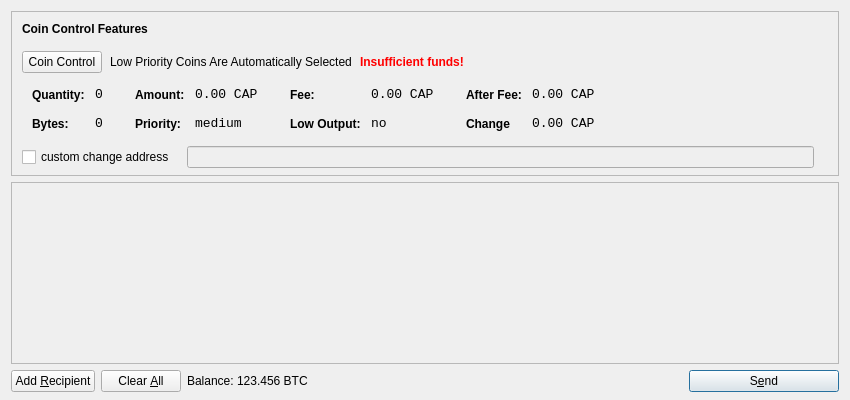
<?xml version="1.0" encoding="UTF-8"?>
<ui version="4.0">
 <class>SendCoinsDialog</class>
 <widget class="QDialog" name="SendCoinsDialog">
  <property name="geometry">
   <rect>
    <x>0</x>
    <y>0</y>
    <width>850</width>
    <height>400</height>
   </rect>
  </property>
  <property name="windowTitle">
   <string>Send Coins</string>
  </property>
  <layout class="QVBoxLayout" name="verticalLayout" stretch="0,1,0">
	<property name="bottomMargin">
		<number>8</number>
	</property>	
   <item>
   
    <widget class="QFrame" name="frameCoinControl">
		<property name="sizePolicy">
			<sizepolicy hsizetype="Expanding" vsizetype="Expanding">
				<horstretch>0</horstretch>
				<verstretch>0</verstretch>
			</sizepolicy>
		</property>
	<property name="maximumSize">
      <size>
       <width>16777215</width>
       <height>16777215</height>
      </size>
     </property>
     <property name="frameShape">
      <enum>QFrame::StyledPanel</enum>
     </property>
     <property name="frameShadow">
      <enum>QFrame::Sunken</enum>
     </property>
     <layout class="QVBoxLayout" name="verticalLayoutCoinControl2">
      <property name="spacing">
       <number>-1</number>
      </property>
      <property name="leftMargin">
       <number>0</number>
      </property>
      <property name="topMargin">
       <number>0</number>
      </property>
      <property name="rightMargin">
       <number>0</number>
      </property>
      <property name="bottomMargin">
       <number>6</number>
      </property>
      <item>
       <layout class="QVBoxLayout" name="verticalLayoutCoinControl" stretch="0,0,0,0,1">
        <property name="spacing">
         <number>0</number>
        </property>
        <property name="leftMargin">
         <number>10</number>
        </property>
        <property name="topMargin">
         <number>10</number>
        </property>
        <item>
         <layout class="QHBoxLayout" name="horizontalLayoutCoinControl1">
          <property name="bottomMargin">
           <number>15</number>
          </property>
          <item>
           <widget class="QLabel" name="labelCoinControlFeatures">
            <property name="sizePolicy">
             <sizepolicy hsizetype="Preferred" vsizetype="Maximum">
              <horstretch>0</horstretch>
              <verstretch>0</verstretch>
             </sizepolicy>
            </property>
            <property name="font">
             <font>
              <weight>75</weight>
              <bold>true</bold>
             </font>
            </property>
            <property name="styleSheet">
             <string notr="true">font-weight:bold;</string>
            </property>
            <property name="text">
             <string>Coin Control Features</string>
            </property>
           </widget>
          </item>
         </layout>
        </item>
        <item>
         <layout class="QHBoxLayout" name="horizontalLayoutCoinControl2" stretch="0,0,0,0">
          <property name="spacing">
           <number>8</number>
          </property>
          <property name="bottomMargin">
           <number>10</number>
          </property>
          <item>
           <widget class="QPushButton" name="pushButtonCoinControl">
            <property name="styleSheet">
             <string notr="true"/>
            </property>
            <property name="text">
             <string>Coin Control</string>
            </property>
           </widget>
          </item>
          <item>
           <widget class="QLabel" name="labelCoinControlAutomaticallySelected">
            <property name="text">
             <string>Low Priority Coins Are Automatically Selected</string>
            </property>
            <property name="margin">
             <number>5</number>
            </property>
           </widget>
          </item>
          <item>
           <widget class="QLabel" name="labelCoinControlInsuffFunds">
            <property name="font">
             <font>
              <weight>75</weight>
              <bold>true</bold>
             </font>
            </property>
            <property name="styleSheet">
             <string notr="true">color:red;font-weight:bold;</string>
            </property>
            <property name="text">
             <string>Insufficient funds!</string>
            </property>
            <property name="margin">
             <number>5</number>
            </property>
           </widget>
          </item>
          <item>
           <spacer name="horizontalSpacerCoinControl">
            <property name="orientation">
             <enum>Qt::Horizontal</enum>
            </property>
            <property name="sizeHint" stdset="0">
             <size>
              <width>40</width>
              <height>1</height>
             </size>
            </property>
           </spacer>
          </item>
         </layout>
        </item>
        <item>
         <widget class="QWidget" name="widgetCoinControl" native="true">
          <property name="sizePolicy">
           <sizepolicy hsizetype="Preferred" vsizetype="Preferred">
            <horstretch>0</horstretch>
            <verstretch>0</verstretch>
           </sizepolicy>
          </property>
          <property name="minimumSize">
           <size>
            <width>0</width>
            <height>0</height>
           </size>
          </property>
          <property name="styleSheet">
           <string notr="true"/>
          </property>
          <layout class="QHBoxLayout" name="horizontalLayoutCoinControl5">
           <property name="margin">
            <number>0</number>
           </property>
           <item>
            <layout class="QHBoxLayout" name="horizontalLayoutCoinControl3" stretch="0,0,0,1">
             <property name="spacing">
              <number>20</number>
             </property>
             <property name="topMargin">
              <number>0</number>
             </property>
             <property name="bottomMargin">
              <number>10</number>
             </property>
             <item>
              <layout class="QFormLayout" name="formLayoutCoinControl1">
               <property name="horizontalSpacing">
                <number>10</number>
               </property>
               <property name="verticalSpacing">
                <number>14</number>
               </property>
               <property name="leftMargin">
                <number>10</number>
               </property>
               <property name="topMargin">
                <number>4</number>
               </property>
               <property name="rightMargin">
                <number>6</number>
               </property>
               <item row="0" column="0">
                <widget class="QLabel" name="labelCoinControlQuantityText">
                 <property name="styleSheet">
                  <string notr="true">font-weight:bold;</string>
                 </property>
                 <property name="text">
                  <string>Quantity:</string>
                 </property>
                 <property name="margin">
                  <number>0</number>
                 </property>
                </widget>
               </item>
               <item row="0" column="1">
                <widget class="QLabel" name="labelCoinControlQuantity">
                 <property name="font">
                  <font>
                   <family>Monospace</family>
                   <pointsize>10</pointsize>
                  </font>
                 </property>
                 <property name="cursor">
                  <cursorShape>IBeamCursor</cursorShape>
                 </property>
                 <property name="contextMenuPolicy">
                  <enum>Qt::ActionsContextMenu</enum>
                 </property>
                 <property name="text">
                  <string>0</string>
                 </property>
                 <property name="margin">
                  <number>0</number>
                 </property>
                 <property name="textInteractionFlags">
                  <set>Qt::LinksAccessibleByMouse|Qt::TextSelectableByKeyboard|Qt::TextSelectableByMouse</set>
                 </property>
                </widget>
               </item>
               <item row="1" column="0">
                <widget class="QLabel" name="labelCoinControlBytesText">
                 <property name="styleSheet">
                  <string notr="true">font-weight:bold;</string>
                 </property>
                 <property name="text">
                  <string>Bytes:</string>
                 </property>
                </widget>
               </item>
               <item row="1" column="1">
                <widget class="QLabel" name="labelCoinControlBytes">
                 <property name="font">
                  <font>
                   <family>Monospace</family>
                   <pointsize>10</pointsize>
                  </font>
                 </property>
                 <property name="cursor">
                  <cursorShape>IBeamCursor</cursorShape>
                 </property>
                 <property name="contextMenuPolicy">
                  <enum>Qt::ActionsContextMenu</enum>
                 </property>
                 <property name="text">
                  <string>0</string>
                 </property>
                 <property name="textInteractionFlags">
                  <set>Qt::LinksAccessibleByMouse|Qt::TextSelectableByKeyboard|Qt::TextSelectableByMouse</set>
                 </property>
                </widget>
               </item>
              </layout>
             </item>
             <item>
              <layout class="QFormLayout" name="formLayoutCoinControl2">
               <property name="horizontalSpacing">
                <number>10</number>
               </property>
               <property name="verticalSpacing">
                <number>14</number>
               </property>
               <property name="leftMargin">
                <number>6</number>
               </property>
               <property name="topMargin">
                <number>4</number>
               </property>
               <property name="rightMargin">
                <number>6</number>
               </property>
               <item row="0" column="0">
                <widget class="QLabel" name="labelCoinControlAmountText">
                 <property name="styleSheet">
                  <string notr="true">font-weight:bold;</string>
                 </property>
                 <property name="text">
                  <string>Amount:</string>
                 </property>
                 <property name="margin">
                  <number>0</number>
                 </property>
                </widget>
               </item>
               <item row="0" column="1">
                <widget class="QLabel" name="labelCoinControlAmount">
                 <property name="font">
                  <font>
                   <family>Monospace</family>
                   <pointsize>10</pointsize>
                  </font>
                 </property>
                 <property name="cursor">
                  <cursorShape>IBeamCursor</cursorShape>
                 </property>
                 <property name="contextMenuPolicy">
                  <enum>Qt::ActionsContextMenu</enum>
                 </property>
                 <property name="text">
                  <string>0.00 CAP</string>
                 </property>
                 <property name="textInteractionFlags">
                  <set>Qt::LinksAccessibleByMouse|Qt::TextSelectableByKeyboard|Qt::TextSelectableByMouse</set>
                 </property>
                </widget>
               </item>
               <item row="1" column="0">
                <widget class="QLabel" name="labelCoinControlPriorityText">
                 <property name="styleSheet">
                  <string notr="true">font-weight:bold;</string>
                 </property>
                 <property name="text">
                  <string>Priority:</string>
                 </property>
                </widget>
               </item>
               <item row="1" column="1">
                <widget class="QLabel" name="labelCoinControlPriority">
                 <property name="font">
                  <font>
                   <family>Monospace</family>
                   <pointsize>10</pointsize>
                  </font>
                 </property>
                 <property name="cursor">
                  <cursorShape>IBeamCursor</cursorShape>
                 </property>
                 <property name="contextMenuPolicy">
                  <enum>Qt::ActionsContextMenu</enum>
                 </property>
                 <property name="text">
                  <string>medium</string>
                 </property>
                 <property name="textInteractionFlags">
                  <set>Qt::LinksAccessibleByMouse|Qt::TextSelectableByKeyboard|Qt::TextSelectableByMouse</set>
                 </property>
                </widget>
               </item>
              </layout>
             </item>
             <item>
              <layout class="QFormLayout" name="formLayoutCoinControl3">
               <property name="horizontalSpacing">
                <number>10</number>
               </property>
               <property name="verticalSpacing">
                <number>14</number>
               </property>
               <property name="leftMargin">
                <number>6</number>
               </property>
               <property name="topMargin">
                <number>4</number>
               </property>
               <property name="rightMargin">
                <number>6</number>
               </property>
               <item row="0" column="0">
                <widget class="QLabel" name="labelCoinControlFeeText">
                 <property name="styleSheet">
                  <string notr="true">font-weight:bold;</string>
                 </property>
                 <property name="text">
                  <string>Fee:</string>
                 </property>
                 <property name="margin">
                  <number>0</number>
                 </property>
                </widget>
               </item>
               <item row="0" column="1">
                <widget class="QLabel" name="labelCoinControlFee">
                 <property name="font">
                  <font>
                   <family>Monospace</family>
                   <pointsize>10</pointsize>
                  </font>
                 </property>
                 <property name="cursor">
                  <cursorShape>IBeamCursor</cursorShape>
                 </property>
                 <property name="contextMenuPolicy">
                  <enum>Qt::ActionsContextMenu</enum>
                 </property>
                 <property name="text">
                  <string>0.00 CAP</string>
                 </property>
                 <property name="textInteractionFlags">
                  <set>Qt::LinksAccessibleByMouse|Qt::TextSelectableByKeyboard|Qt::TextSelectableByMouse</set>
                 </property>
                </widget>
               </item>
               <item row="1" column="0">
                <widget class="QLabel" name="labelCoinControlLowOutputText">
                 <property name="styleSheet">
                  <string notr="true">font-weight:bold;</string>
                 </property>
                 <property name="text">
                  <string>Low Output:</string>
                 </property>
                </widget>
               </item>
               <item row="1" column="1">
                <widget class="QLabel" name="labelCoinControlLowOutput">
                 <property name="font">
                  <font>
                   <family>Monospace</family>
                   <pointsize>10</pointsize>
                  </font>
                 </property>
                 <property name="cursor">
                  <cursorShape>IBeamCursor</cursorShape>
                 </property>
                 <property name="contextMenuPolicy">
                  <enum>Qt::ActionsContextMenu</enum>
                 </property>
                 <property name="text">
                  <string>no</string>
                 </property>
                 <property name="textInteractionFlags">
                  <set>Qt::LinksAccessibleByMouse|Qt::TextSelectableByKeyboard|Qt::TextSelectableByMouse</set>
                 </property>
                </widget>
               </item>
              </layout>
             </item>
             <item>
              <layout class="QFormLayout" name="formLayoutCoinControl4">
               <property name="horizontalSpacing">
                <number>10</number>
               </property>
               <property name="verticalSpacing">
                <number>14</number>
               </property>
               <property name="leftMargin">
                <number>6</number>
               </property>
               <property name="topMargin">
                <number>4</number>
               </property>
               <property name="rightMargin">
                <number>6</number>
               </property>
               <item row="0" column="0">
                <widget class="QLabel" name="labelCoinControlAfterFeeText">
                 <property name="styleSheet">
                  <string notr="true">font-weight:bold;</string>
                 </property>
                 <property name="text">
                  <string>After Fee:</string>
                 </property>
                 <property name="margin">
                  <number>0</number>
                 </property>
                </widget>
               </item>
               <item row="0" column="1">
                <widget class="QLabel" name="labelCoinControlAfterFee">
                 <property name="font">
                  <font>
                   <family>Monospace</family>
                   <pointsize>10</pointsize>
                  </font>
                 </property>
                 <property name="cursor">
                  <cursorShape>IBeamCursor</cursorShape>
                 </property>
                 <property name="contextMenuPolicy">
                  <enum>Qt::ActionsContextMenu</enum>
                 </property>
                 <property name="text">
                  <string>0.00 CAP</string>
                 </property>
                 <property name="textInteractionFlags">
                  <set>Qt::LinksAccessibleByMouse|Qt::TextSelectableByKeyboard|Qt::TextSelectableByMouse</set>
                 </property>
                </widget>
               </item>
               <item row="1" column="0">
                <widget class="QLabel" name="labelCoinControlChangeText">
                 <property name="styleSheet">
                  <string notr="true">font-weight:bold;</string>
                 </property>
                 <property name="text">
                  <string>Change</string>
                 </property>
                </widget>
               </item>
               <item row="1" column="1">
                <widget class="QLabel" name="labelCoinControlChange">
                 <property name="font">
                  <font>
                   <family>Monospace</family>
                   <pointsize>10</pointsize>
                  </font>
                 </property>
                 <property name="cursor">
                  <cursorShape>IBeamCursor</cursorShape>
                 </property>
                 <property name="contextMenuPolicy">
                  <enum>Qt::ActionsContextMenu</enum>
                 </property>
                 <property name="text">
                  <string>0.00 CAP</string>
                 </property>
                 <property name="textInteractionFlags">
                  <set>Qt::LinksAccessibleByMouse|Qt::TextSelectableByKeyboard|Qt::TextSelectableByMouse</set>
                 </property>
                </widget>
               </item>
              </layout>
             </item>
            </layout>
           </item>
          </layout>
         </widget>
        </item>
        <item>
         <layout class="QHBoxLayout" name="horizontalLayoutCoinControl4" stretch="0,0,0">
          <property name="spacing">
           <number>12</number>
          </property>
          <property name="sizeConstraint">
           <enum>QLayout::SetDefaultConstraint</enum>
          </property>
          <property name="topMargin">
           <number>5</number>
          </property>
          <property name="rightMargin">
           <number>5</number>
          </property>
          <item>
           <widget class="QCheckBox" name="checkBoxCoinControlChange">
            <property name="text">
             <string>custom change address</string>
            </property>
           </widget>
          </item>
          <item>
           <widget class="QLineEdit" name="lineEditCoinControlChange">
            <property name="enabled">
             <bool>false</bool>
            </property>
            <property name="sizePolicy">
             <sizepolicy hsizetype="Expanding" vsizetype="Fixed">
              <horstretch>0</horstretch>
              <verstretch>0</verstretch>
             </sizepolicy>
            </property>
           </widget>
          </item>
          <item>
           <widget class="QLabel" name="labelCoinControlChangeLabel">
            <property name="sizePolicy">
             <sizepolicy hsizetype="Preferred" vsizetype="Expanding">
              <horstretch>0</horstretch>
              <verstretch>0</verstretch>
             </sizepolicy>
            </property>
            <property name="minimumSize">
             <size>
              <width>0</width>
              <height>0</height>
             </size>
            </property>
            <property name="text">
             <string/>
            </property>
            <property name="margin">
             <number>3</number>
            </property>
           </widget>
          </item>
         </layout>
        </item>
        <item>
         <spacer name="verticalSpacerCoinControl">
          <property name="orientation">
           <enum>Qt::Vertical</enum>
          </property>
          <property name="sizeHint" stdset="0">
           <size>
            <width>800</width>
            <height>1</height>
           </size>
          </property>
         </spacer>
        </item>
       </layout>
      </item>
     </layout>
    </widget>
   </item>
   <item>
	  <widget class="QScrollArea" name="scrollArea">
     <property name="widgetResizable">
      <bool>true</bool>
     </property>
     <widget class="QWidget" name="scrollAreaWidgetContents">
      <property name="geometry">
       <rect>
        <x>0</x>
        <y>0</y>
        <width>830</width>
        <height>165</height>
       </rect>
      </property>
	<layout class="QVBoxLayout" name="verticalLayout_2">
       <property name="margin">
        <number>0</number>
       </property>
      
       <item>
        <layout class="QVBoxLayout" name="entries">
         <property name="spacing">
          <number>6</number>
         </property>
        </layout>
       </item>
       <item>
        <spacer name="verticalSpacer">
         <property name="orientation">
          <enum>Qt::Vertical</enum>
         </property>
         <property name="sizeHint" stdset="0">
          <size>
           <width>20</width>
           <height>40</height>
          </size>
         </property>
        </spacer>
       </item>
      </layout>
     </widget>
    </widget>
   </item>
   <item>
    <layout class="QHBoxLayout" name="horizontalLayout">
     <item>
      <widget class="QPushButton" name="addButton">
       <property name="toolTip">
        <string>Send to multiple recipients at once</string>
       </property>
       <property name="text">
        <string>Add &amp;Recipient</string>
       </property>
       <property name="icon">
        <iconset resource="../bitcoin.qrc">
         <normaloff>:/icons/add</normaloff>:/icons/add</iconset>
       </property>
       <property name="autoDefault">
        <bool>false</bool>
       </property>
      </widget>
     </item>
     <item>
      <widget class="QPushButton" name="clearButton">
       <property name="sizePolicy">
        <sizepolicy hsizetype="Minimum" vsizetype="Fixed">
         <horstretch>0</horstretch>
         <verstretch>0</verstretch>
        </sizepolicy>
       </property>
       <property name="toolTip">
        <string>Remove all transaction fields</string>
       </property>
       <property name="text">
        <string>Clear &amp;All</string>
       </property>
       <property name="icon">
        <iconset resource="../bitcoin.qrc">
         <normaloff>:/icons/remove</normaloff>:/icons/remove</iconset>
       </property>
       <property name="autoRepeatDelay">
        <number>300</number>
       </property>
       <property name="autoDefault">
        <bool>false</bool>
       </property>
      </widget>
     </item>
     <item>
      <layout class="QHBoxLayout" name="horizontalLayout_2">
       <property name="spacing">
        <number>3</number>
       </property>
       <item>
        <widget class="QLabel" name="label">
         <property name="text">
          <string>Balance:</string>
         </property>
        </widget>
       </item>
       <item>
        <widget class="QLabel" name="labelBalance">
         <property name="cursor">
          <cursorShape>IBeamCursor</cursorShape>
         </property>
         <property name="text">
          <string>123.456 BTC</string>
         </property>
         <property name="textInteractionFlags">
          <set>Qt::LinksAccessibleByMouse|Qt::TextSelectableByKeyboard|Qt::TextSelectableByMouse</set>
         </property>
        </widget>
       </item>
      </layout>
     </item>
     <item>
      <spacer name="horizontalSpacer">
       <property name="orientation">
        <enum>Qt::Horizontal</enum>
       </property>
       <property name="sizeHint" stdset="0">
        <size>
         <width>40</width>
         <height>20</height>
        </size>
       </property>
      </spacer>
     </item>
     <item>
      <widget class="QPushButton" name="sendButton">
       <property name="minimumSize">
        <size>
         <width>150</width>
         <height>0</height>
        </size>
       </property>
       <property name="toolTip">
        <string>Confirm the send action</string>
       </property>
       <property name="text">
        <string>S&amp;end</string>
       </property>
       <property name="icon">
        <iconset resource="../bitcoin.qrc">
         <normaloff>:/icons/send</normaloff>:/icons/send</iconset>
       </property>
       <property name="default">
        <bool>true</bool>
       </property>
      </widget>
     </item>
    </layout>
   </item>
  </layout>
 </widget>
 <resources>
  <include location="../bitcoin.qrc"/>
 </resources>
 <connections/>
</ui>
